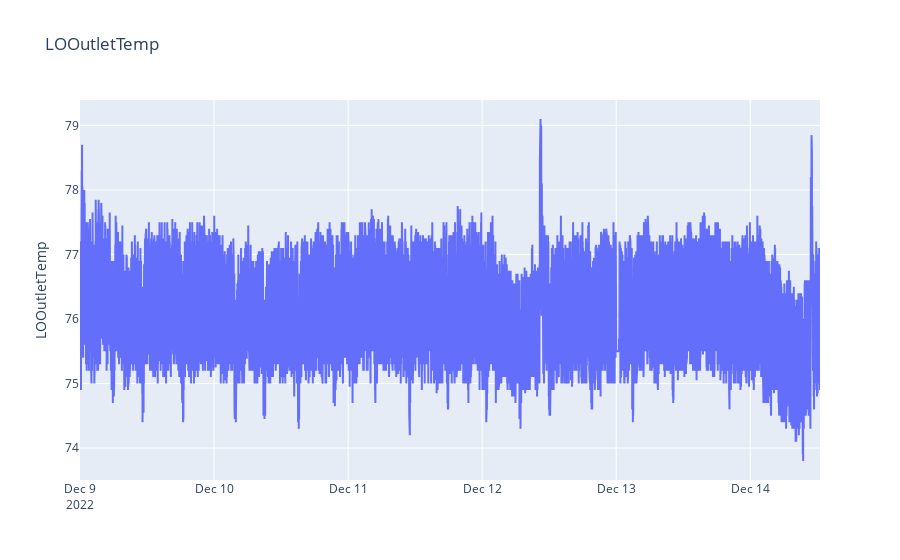

Here is the notebook cell this chart was saved with:
### Code cell
# LOOutletTemp Data Visualization
fig = go.Figure()
fig.add_trace(go.Scatter(x=df["time"], y=df["LOOutletTemp"], mode='lines', name='LOOutletTemp'))
fig.update_layout(title_text="LOOutletTemp", yaxis1=dict(title="LOOutletTemp", side='left'))
fig.show()

### Figure 1 — Plotly figure (JSON) as saved in the notebook; plotly's stock layout.template omitted (floating-point values rounded to 4 significant figures; data arrays with more than 128 entries replaced by an {"elided": "..."} marker saying what was removed)
{"data": [{"mode": "lines", "name": "LOOutletTemp", "type": "scatter", "x": {"elided": "7950 str values"}, "y": {"elided": "7950 float values"}}], "layout": {"title": {"text": "LOOutletTemp"}, "yaxis": {"side": "left", "title": {"text": "LOOutletTemp"}}}}
